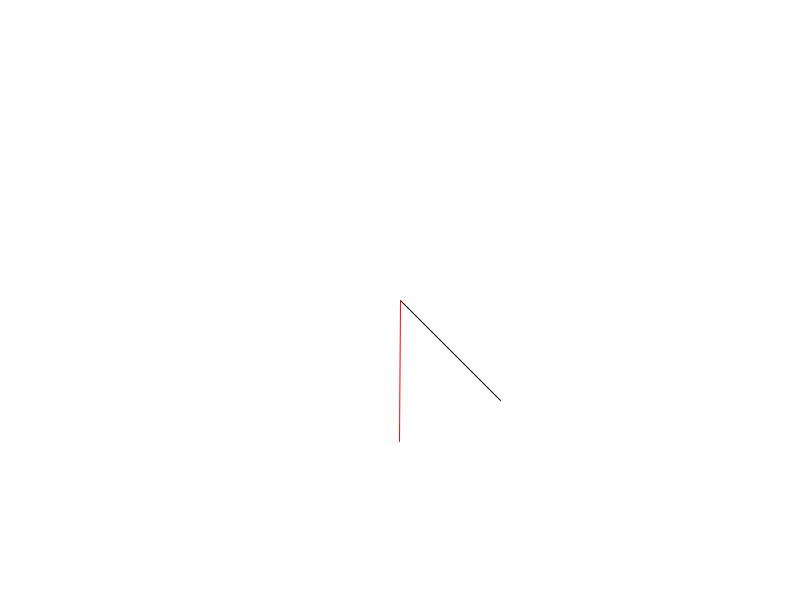
Frame 1 (no input)
Frame 60 (the mouse pressed at the canvas centre just before this capture): identical to frame 1, image omitted
Frame 120 (the mouse held since frame 60 and released just before this capture): identical to frame 1, image omitted

The Processing sketch that drew this single still picture (run headless with seeded random() and noise(); from frame 60 on, the mouse is pressed at the canvas centre):

// Processing sketch: transformation2
// ── transformation2.pde
void setup() {
  size(800, 600);
}

void draw() {
  background(255);
  stroke(0);
  translate(width/2, height/2);
  line(0, 0, 100, 100);
  
  
  rotate(radians(45));
  stroke(255, 0, 0);

  line(0, 0, 100, 100); //exact same coordinate !
}
